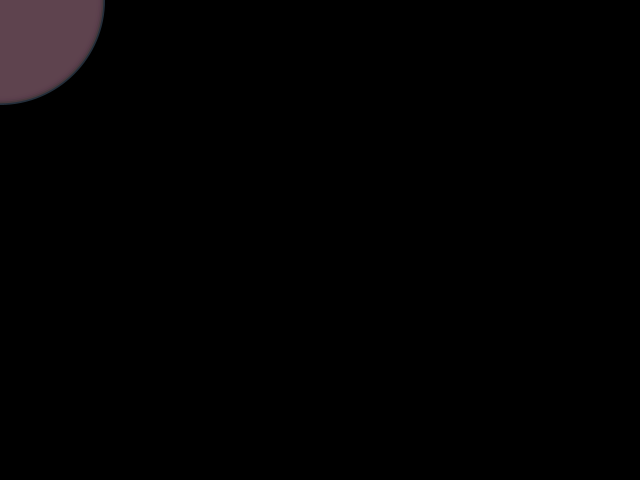
Frame 1 (no input)
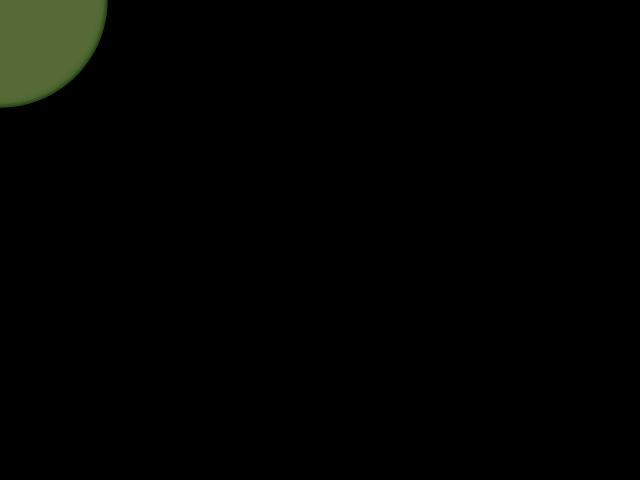
Frame 60 (the mouse pressed at the canvas centre just before this capture)
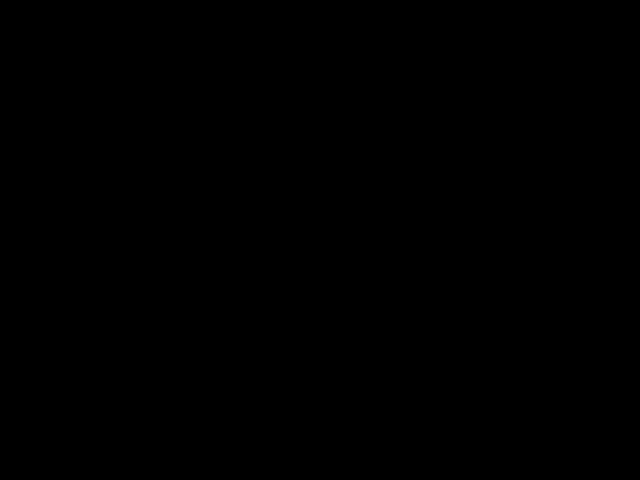
Frame 120 (the mouse held since frame 60 and released just before this capture)

The Processing sketch that drew these frames (run headless with seeded random() and noise(); from frame 60 on, the mouse is pressed at the canvas centre):

// Processing sketch: processing_68961
// ── processing_68961.pde

float b = 1;

void setup() {
  size(640, 480);
  smooth();
  noStroke();
  background(0);
}
void draw() {
  background(0);
  for (float x = .2; x < width; x += 10){
    fill(random(0, 200), random(0, 200), random(0, 200), 150);
    ellipse(x*random(.91, 1)*mouseX*.002*b, x*mouseY*.002*b, x/3*b+.01, x/3*b+.01);
  }
  if (mousePressed) {
    b -=.025;
  } 
  else { 
    if (b <= 1) {
      b += .025;
    } else {
      b = b;
    }
  }
}
